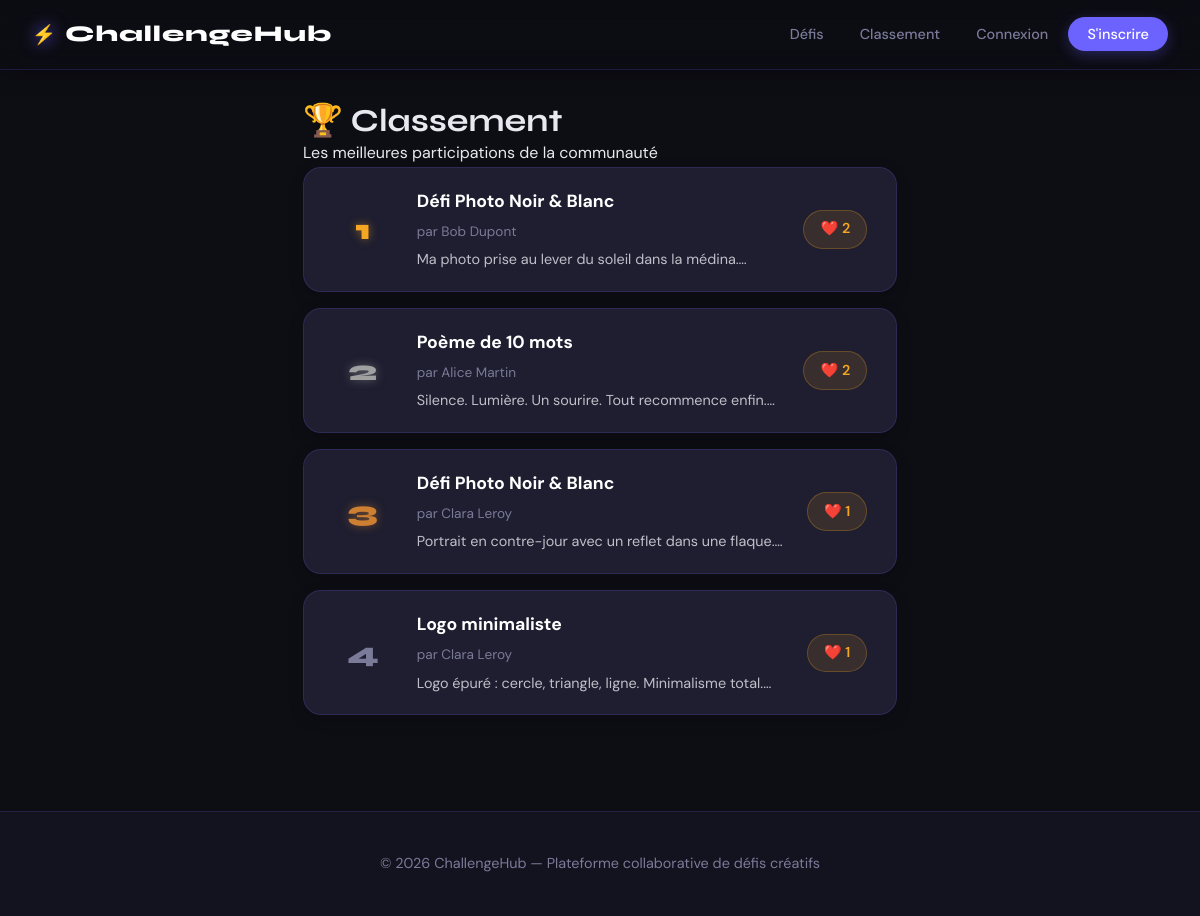
The app's page /index.php?controller=submission&action=ranking with its own data.
### tables this page shows
CREATE TABLE IF NOT EXISTS submissions (
    id           INT UNSIGNED   NOT NULL AUTO_INCREMENT,
    user_id      INT UNSIGNED   NOT NULL,
    challenge_id INT UNSIGNED   NOT NULL,
    description  TEXT           NOT NULL,
    media        VARCHAR(255)   NULL DEFAULT NULL,   
    created_at   DATETIME       NOT NULL DEFAULT CURRENT_TIMESTAMP,
    updated_at   DATETIME       NOT NULL DEFAULT CURRENT_TIMESTAMP ON UPDATE CURRENT_TIMESTAMP,

    PRIMARY KEY (id),
    CONSTRAINT fk_submissions_user
        FOREIGN KEY (user_id) REFERENCES users(id)
        ON DELETE CASCADE
        ON UPDATE CASCADE,
    CONSTRAINT fk_submissions_challenge
        FOREIGN KEY (challenge_id) REFERENCES challenges(id)
        ON DELETE CASCADE
        ON UPDATE CASCADE,

    INDEX idx_submissions_challenge (challenge_id),
    INDEX idx_submissions_user      (user_id)
);

CREATE TABLE IF NOT EXISTS challenges (
    id          INT UNSIGNED    NOT NULL AUTO_INCREMENT,
    user_id     INT UNSIGNED    NOT NULL,
    title       VARCHAR(200)    NOT NULL,
    description TEXT            NOT NULL,
    category    VARCHAR(100)    NOT NULL,
    deadline    DATE            NOT NULL,
    image       VARCHAR(255)    NULL DEFAULT NULL,
    created_at  DATETIME        NOT NULL DEFAULT CURRENT_TIMESTAMP,
    updated_at  DATETIME        NOT NULL DEFAULT CURRENT_TIMESTAMP ON UPDATE CURRENT_TIMESTAMP,

    PRIMARY KEY (id),
    CONSTRAINT fk_challenges_user
        FOREIGN KEY (user_id) REFERENCES users(id)
        ON DELETE CASCADE
        ON UPDATE CASCADE,

    INDEX idx_challenges_category (category),
    INDEX idx_challenges_deadline (deadline),
    INDEX idx_challenges_created  (created_at)
);

CREATE TABLE IF NOT EXISTS users (
    id          INT UNSIGNED    NOT NULL AUTO_INCREMENT,
    name        VARCHAR(100)    NOT NULL,
    email       VARCHAR(150)    NOT NULL,
    password    VARCHAR(255)    NOT NULL,            
    avatar      VARCHAR(255)    NULL DEFAULT NULL,   
    created_at  DATETIME        NOT NULL DEFAULT CURRENT_TIMESTAMP,
    updated_at  DATETIME        NOT NULL DEFAULT CURRENT_TIMESTAMP ON UPDATE CURRENT_TIMESTAMP,

    PRIMARY KEY (id),
    UNIQUE KEY uq_users_email (email)
);

### app/controllers/BaseController.php (called while the page is built, shortened)
<?php
abstract class BaseController
{
    protected function render(string $view, array $data = []): void
    {
        require_once APP_PATH . '/views/layouts/main.php';
    }
}

### app/controllers/SubmissionController.php (called while the page is built, shortened)
<?php
require_once __DIR__ . '/BaseController.php';
require_once __DIR__ . '/../models/Submission.php';
class SubmissionController extends BaseController
{
    private Submission $submission;
    public function __construct()
    {
        $this->submission = new Submission();
    }
    public function ranking(): void
    {
        $top = $this->submission->getTopRanked(20);
        $this->render('submission/ranking', [
            'pageTitle' => 'Classement',
            'top'       => $top
        ]);
    }
}

### index.php (called while the page is built, shortened)
<?php
require_once __DIR__ . '/config/Database.php';
$action     = $_GET['action']     ?? 'index';
$id         = isset($_GET['id'])  ? (int) $_GET['id'] : null;
$ctrl = new $class();
$id !== null ? $ctrl->$action($id) : $ctrl->$action();

### config/Database.php (called while the page is built, shortened)
<?php
class Database
{
    private static ?Database $instance = null;
    private PDO $pdo;
    private function __construct()
    {
        $dsn = sprintf('mysql:host=%s;dbname=%s;charset=%s', DB_HOST, DB_NAME, DB_CHARSET);
        $options = [
            PDO::ATTR_ERRMODE            => PDO::ERRMODE_EXCEPTION,
            PDO::ATTR_DEFAULT_FETCH_MODE => PDO::FETCH_ASSOC,
            PDO::ATTR_EMULATE_PREPARES   => false,
        ];
        try {
            $this->pdo = new PDO($dsn, DB_USER, DB_PASS, $options);
        } catch (PDOException $e) {
            if (DEBUG_MODE) die('DB Error: ' . $e->getMessage());
            else die('Erreur interne. Veuillez réessayer.');
        }
    }
    public static function getInstance(): Database
    {
        if (self::$instance === null) self::$instance = new self();
        return self::$instance;
    }
    public function getConnection(): PDO { return $this->pdo; }
}

### app/models/Submission.php (called while the page is built, shortened)
<?php
class Submission {
    private PDO $db;
    public function __construct() { $this->db = Database::getInstance()->getConnection(); }
    public function getTopRanked(int $limit=10): array { $s=$this->db->prepare('SELECT s.*,u.name AS author_name,c.title AS challenge_title,COUNT(v.id) AS vote_count FROM submissions s JOIN users u ON s.user_id=u.id JOIN challenges c ON s.challenge_id=c.id LEFT JOIN votes v ON v.submission_id=s.id GROUP BY s.id ORDER BY vote_count DESC LIMIT ?');$s->execute([$limit]);return $s->fetchAll(); }
}

### app/views/submission/ranking.php (the view, shortened to what this page needs)
<div class="page-header">
  <h1>🏆 Classement</h1>
  <p>Les meilleures participations de la communauté</p>
</div>
<?php if (!empty($top)): ?>
  <ul class="ranking-list">
    <?php foreach ($top as $index => $submission): ?>
      <?php
        $rank          = $index + 1;
        $submissionId  = (int) ($submission['id'] ?? 0);
        $challengeTitle = htmlspecialchars($submission['challenge_title'] ?? '', ENT_QUOTES, 'UTF-8');
        $authorName     = htmlspecialchars($submission['author_name'] ?? '', ENT_QUOTES, 'UTF-8');
        $description    = htmlspecialchars(mb_substr($submission['description'] ?? '', 0, 80), ENT_QUOTES, 'UTF-8');
        $voteCount      = (int) ($submission['vote_count'] ?? 0);
      ?>
      <li class="ranking-item">
        <a href="<?= APP_URL ?>/index.php?controller=submission&action=show&id=<?= $submissionId ?>" class="ranking-link">
          <span class="ranking-position <?= $rank <= 3 ? 'top-' . $rank : '' ?>"><?= $rank ?></span>
          <div class="ranking-info">
            <strong><?= $challengeTitle ?></strong>
            <small>par <?= $authorName ?></small>
            <p><?= $description ?>…</p>
          </div>
          <span class="ranking-votes">❤️ <?= $voteCount ?></span>
        </a>
      </li>
    <?php endforeach; ?>
  </ul>
<?php else: ?>
  <div class="empty-state">
    <p>Aucune participation pour le moment. Soyez le premier à participer !</p>
  </div>
<?php endif; ?>

### app/views/layouts/main.php (shortened to what this page needs)
<!DOCTYPE html>
<html lang="fr">
<head>
  <link rel="stylesheet" href="<?= APP_URL ?>/public/css/style.css">
</head>
<body>
<nav class="navbar">
  <a href="<?= APP_URL ?>" class="navbar-brand"><span><?= APP_NAME ?></span></a>
  <ul class="navbar-links">
    <li><a href="<?= APP_URL ?>/index.php?controller=challenge&action=index">Défis</a></li>
    <li><a href="<?= APP_URL ?>/index.php?controller=submission&action=ranking">Classement</a></li>
    <?php if (isset($_SESSION['user_id'])): ?>
      <li><a href="<?= APP_URL ?>/index.php?controller=challenge&action=create">+ Créer</a></li>
      <li><a href="<?= APP_URL ?>/index.php?controller=user&action=profile"><?= htmlspecialchars($_SESSION['user_name'] ?? 'Profil', ENT_QUOTES, 'UTF-8') ?></a></li>
      <li><a href="<?= APP_URL ?>/index.php?controller=user&action=logout">Déconnexion</a></li>
    <?php else: ?>
      <li><a href="<?= APP_URL ?>/index.php?controller=user&action=login">Connexion</a></li>
      <li><a href="<?= APP_URL ?>/index.php?controller=user&action=register" class="btn-nav">S'inscrire</a></li>
    <?php endif; ?>
  </ul>
</nav>
<main class="container">
  <?php require $content; ?>
</main>
<footer class="footer">&copy; <?= date('Y') ?> <?= APP_NAME ?> — Plateforme collaborative de défis créatifs</footer>
</body>
</html>

### public/css/style.css (style rules this page uses)
*, *::before, *::after { box-sizing: border-box; margin: 0; padding: 0; }
:root { --ink: #0d0d14; --ink2: #1a1a2e; --violet: #6c63ff; --violet2: #8b85ff; --violet-dim: #2e2a5e; --gold: #f5a623; --surface: #13131f; --surface2: #1e1e30; --border: rgba(108, 99, 255, 0.18); --text: #e8e8f0; --muted: #7a7a99; --success: #34d399; --danger: #f87171; --warning: #fbbf24; --radius: 10px; --radius-lg: 18px; --transition: all 0.2s ease; }
html { scroll-behavior: smooth; }
body { font-family: 'DM Sans', sans-serif; background: var(--ink); color: var(--text); line-height: 1.65; min-height: 100vh; display: flex; flex-direction: column; }
h1, h2, h3, h4 { font-family: 'Syne', sans-serif; line-height: 1.2; }
a { color: var(--violet2); text-decoration: none; transition: var(--transition); }
.navbar { position: sticky; top: 0; z-index: 200; display: flex; align-items: center; justify-content: space-between; padding: 0 2rem; height: 70px; background: rgba(13, 13, 20, 0.92); backdrop-filter: blur(12px); border-bottom: 1px solid var(--border); box-shadow: 0 4px 20px rgba(0, 0, 0, 0.3); }
.navbar-brand { font-family: 'Syne', sans-serif; font-weight: 800; font-size: 1.4rem; color: white; letter-spacing: 1px; display: flex; align-items: center; gap: 8px; }
.navbar-brand::before { content: '⚡'; font-size: 1.2rem; filter: drop-shadow(0 0 8px var(--violet)); }
.navbar-links { display: flex; align-items: center; gap: 0.25rem; list-style: none; }
.navbar-links a { color: var(--muted); font-size: 0.9rem; font-weight: 500; padding: 0.5rem 1rem; border-radius: 6px; transition: var(--transition); }
.navbar-links .btn-nav { background: var(--violet); color: white !important; padding: 0.5rem 1.2rem; border-radius: 30px; box-shadow: 0 4px 14px rgba(108, 99, 255, 0.3); }
.container { max-width: 1200px; margin: 0 auto; padding: 2rem 1.5rem; flex: 1; }
.ranking-list { list-style: none; display: flex; flex-direction: column; gap: 1rem; }
.ranking-item { background: var(--surface2); border: 1px solid var(--border); border-radius: var(--radius-lg); transition: transform 0.2s, border-color 0.2s, box-shadow 0.2s; box-shadow: 0 5px 15px rgba(0, 0, 0, 0.2); }
.ranking-link { display: flex; align-items: center; gap: 1.5rem; padding: 1.2rem 1.8rem; color: inherit; text-decoration: none; }
.ranking-position { font-family: 'Syne', sans-serif; font-weight: 800; font-size: 1.8rem; min-width: 60px; text-align: center; color: var(--muted); transition: color 0.2s; }
.ranking-position.top-1 { color: var(--gold); text-shadow: 0 0 10px rgba(245, 166, 35, 0.5); }
.ranking-position.top-2 { color: #a0a0a0; text-shadow: 0 0 10px rgba(160, 160, 160, 0.5); }
.ranking-position.top-3 { color: #cd7f32; text-shadow: 0 0 10px rgba(205, 127, 50, 0.5); }
.ranking-info { flex: 1; min-width: 0; }
.ranking-info strong { display: block; color: white; font-size: 1.1rem; margin-bottom: 0.3rem; white-space: nowrap; overflow: hidden; text-overflow: ellipsis; }
.ranking-info small { color: var(--muted); font-size: 0.85rem; display: block; margin-bottom: 0.3rem; }
.ranking-info p { color: var(--text); font-size: 0.9rem; opacity: 0.8; white-space: nowrap; overflow: hidden; text-overflow: ellipsis; }
.ranking-votes { display: flex; align-items: center; gap: 0.3rem; background: rgba(245, 166, 35, 0.12); border: 1px solid rgba(245, 166, 35, 0.25); color: var(--gold); padding: 0.4rem 1rem; border-radius: 30px; font-size: 0.9rem; font-weight: 600; white-space: nowrap; }
.footer { border-top: 1px solid var(--border); padding: 2.5rem; text-align: center; color: var(--muted); font-size: 0.9rem; margin-top: 4rem; background: var(--surface); }
.card, .sub-card, .ranking-item { animation: fadeIn 0.4s ease-out; }

### records on screen
submissions: rank "1", challenge.title "Défi Photo Noir & Blanc", user.name "Bob Dupont", description "Ma photo prise au lever du soleil dans la médina.", voteCount "2"
submissions: rank "2", challenge.title "Poème de 10 mots", user.name "Alice Martin", description "Silence. Lumière. Un sourire. Tout recommence enfin.", voteCount "2"
submissions: rank "3", challenge.title "Défi Photo Noir & Blanc", user.name "Clara Leroy", description "Portrait en contre-jour avec un reflet dans une flaque.", voteCount "1"
submissions: rank "4", challenge.title "Logo minimaliste", user.name "Clara Leroy", description "Logo épuré : cercle, triangle, ligne. Minimalisme total.", voteCount "1"

### other values on screen
APP_NAME "ChallengeHub"
